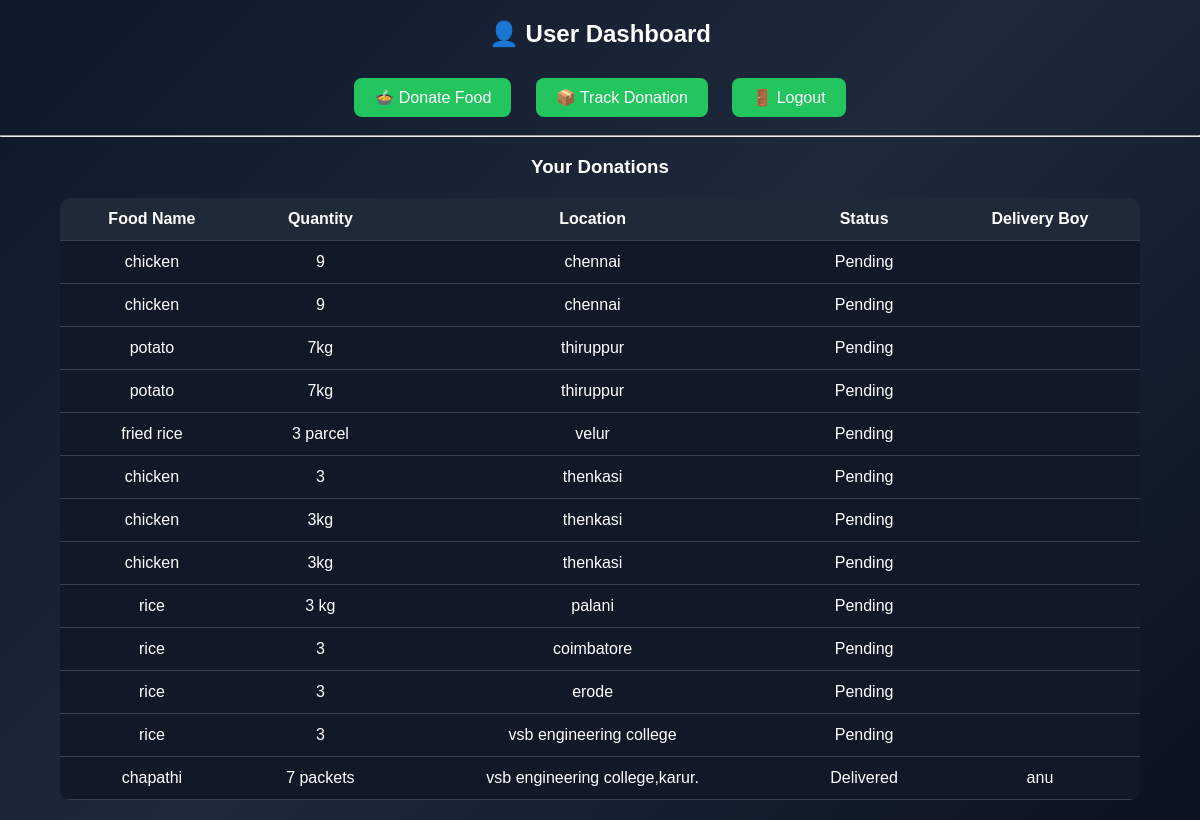
Page /user_dashboard (signed in) on the earlier database version.
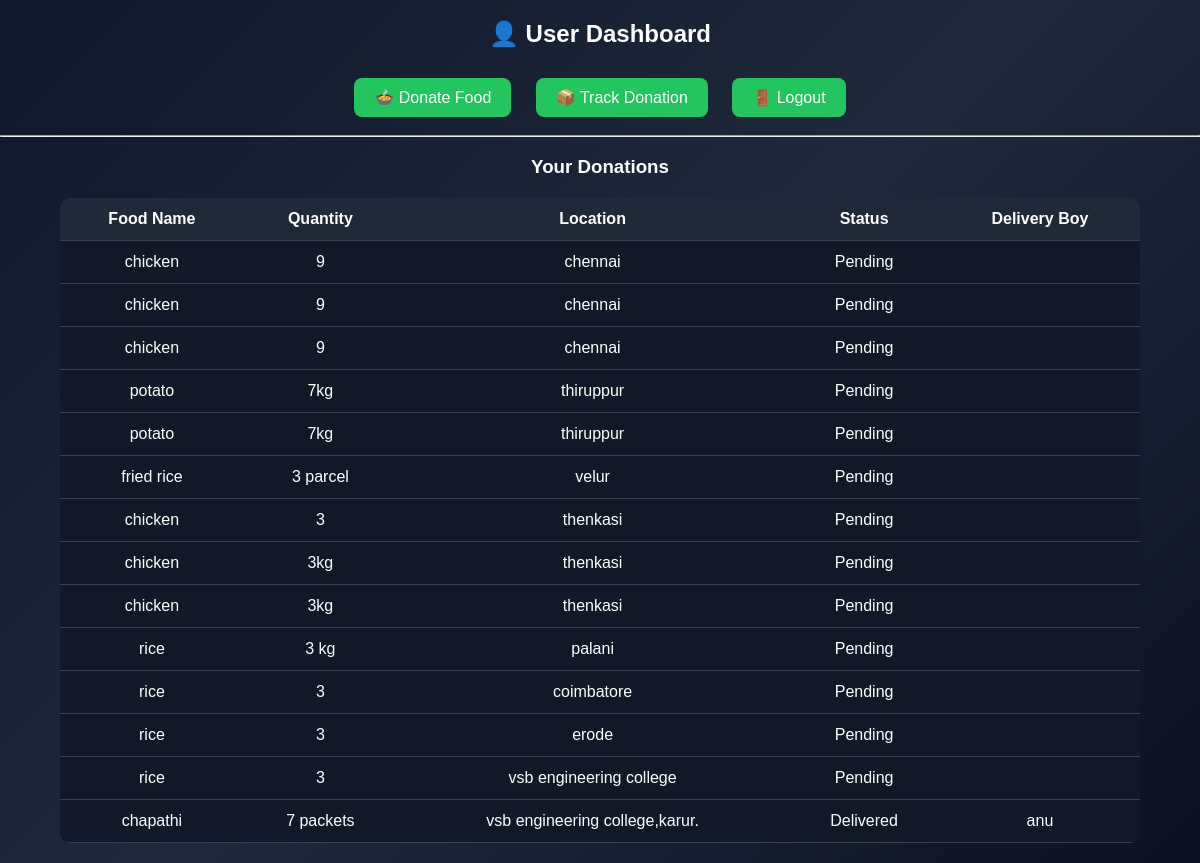
Same page on the later database version.
### tables this page shows
CREATE TABLE donations(
        id INTEGER PRIMARY KEY AUTOINCREMENT,
        user_email TEXT,
        food_name TEXT,
        quantity TEXT,
        location TEXT,
        status TEXT DEFAULT 'Pending',
        delivery_boy TEXT DEFAULT ''
    );

### app.py (the view)
@app.route("/user_dashboard")
def user_dashboard():
    if "user" not in session:
        return redirect(url_for("user_login"))
    user_email = session["user"]
    conn = sqlite3.connect(DB)
    cur = conn.cursor()
    cur.execute("""
        SELECT food_name, quantity, location, status, delivery_boy
        FROM donations
        WHERE user_email=?
        ORDER BY id DESC
    """, (user_email,))
    donations = cur.fetchall()
    conn.close()
    return render_template(
        "user_dashboard.html",
        donations=donations,
        user_email=user_email
    )

### templates/user_dashboard.html (shortened to what this page needs)
<!DOCTYPE html>
<html>
<head>
</head>
<body>
<h2>👤 User Dashboard</h2>
<a href="/donate_food">🍲 Donate Food</a>
<a href="/track_donation">📦 Track Donation</a>
<a href="/logout">🚪 Logout</a>
<hr>
<h3>Your Donations</h3>
<table>
    <tr>
        <th>Food Name</th>
        <th>Quantity</th>
        <th>Location</th>
        <th>Status</th>
        <th>Delivery Boy</th>
    </tr>
    {% for d in donations %}
    <tr>
        <td>{{ d[0] }}</td>
        <td>{{ d[1] }}</td>
        <td>{{ d[2] }}</td>
        <td>{{ d[3] }}</td>
        <td>{{ d[4] }}</td>
    </tr>
    {% endfor %}
</table>
</body>
</html>

### templates/user_dashboard.html (style rules this page uses)
body { margin:0; font-family:Poppins, sans-serif; background:linear-gradient(135deg,#0f172a,#1e293b,#0b1220); color:white; text-align:center; }
h2 { margin-top:20px; }
a { display:inline-block; margin:10px; padding:10px 20px; background:#22c55e; color:white; text-decoration:none; border-radius:8px; }
table { width:90%; margin:20px auto; border-collapse:collapse; background:#111827; border-radius:10px; overflow:hidden; }
th,td { padding:12px; border-bottom:1px solid #374151; }
th { background:#1f2937; }

Differences in the rows shown:
added donations: food_name "chicken", quantity "9", location "chennai", status "Pending"
